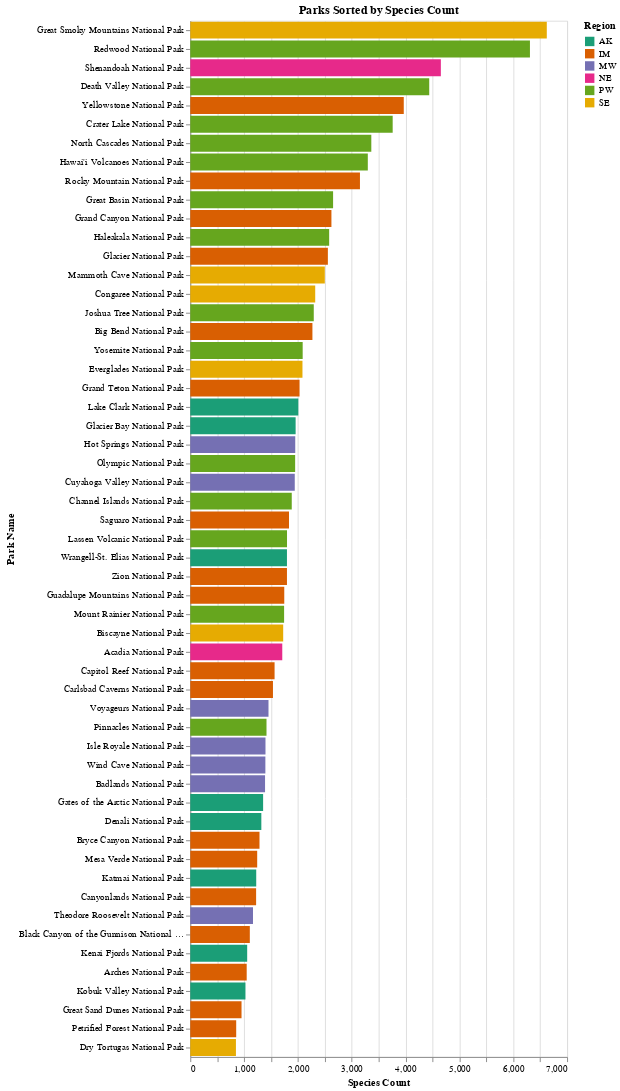

The cell this chart's notebook holds for it:
### Markdown cell above
## Q7 - Create a sorted bar chart of Species Count with a Region Drop down selector

Create a bar chart with horizontal bars that shows the total species count per park with the color channel encoding the Region.

Add a drop down selector so that you can filter the bar chart by just one region. See [this documentation](https://altair-viz.github.io/gallery/multiple_interactions.html) for an example of adding a drop down menu and using it to filter your selections.

In addition to the drop down, include a `selection_multi` that will highlight the selected data by turning unselected data light gray.

### Code cell
# your code here

region_dropdown = alt.binding_select(options = [None, 'AK','IM','MW','NE','PW','SE'], labels = ['All','AK','IM','MW','NE','PW','SE'], name = 'Filter by a Region: ')

region_select = alt.selection_single(fields = ['Region'], bind = region_dropdown)

park_select = alt.selection_multi(fields = ['Park Name'])

bars = alt.Chart(df_species_final[df_species_final['Species Type'] == 'All Types']).mark_bar().encode(
    
    x = alt.X('Species Count:Q'),

    y = alt.Y('Park Name:N', sort = '-x'),

    color = alt.condition(park_select,
                          alt.Color('Region:O', 
                                    scale = alt.Scale(domain = ['AK','IM','MW','NE','PW','SE'],
                                                      range = ['#1b9e77','#d95f02','#7570b3','#e7298a','#66a61e', '#e6ab02', '#a6761d']
                                                      )
                          ),
                          alt.value('lightgray'),   
                          ),

    tooltip = ['Park Name', 'Species Count', 'Species Type']

).add_selection(
    
    park_select

).add_selection(
    
    region_select

).transform_filter(
    
    region_select,

).properties(title = 'Parks Sorted by Species Count')

bars

### Figure 1 — Vega-Lite specification as saved in the notebook (floating-point values rounded to 4 significant figures)
{"config": {"view": {"continuousWidth": 400, "continuousHeight": 300}}, "data": {"name": "data-9e8799fd04c0f3db67c4a0d71cf80918"}, "mark": "bar", "encoding": {"color": {"condition": {"field": "Region", "scale": {"domain": ["AK", "IM", "MW", "NE", "PW", "SE"], "range": ["#1b9e77", "#d95f02", "#7570b3", "#e7298a", "#66a61e", "#e6ab02", "#a6761d"]}, "type": "ordinal", "selection": "selector004"}, "value": "lightgray"}, "tooltip": [{"field": "Park Name", "type": "nominal"}, {"field": "Species Count", "type": "quantitative"}, {"field": "Species Type", "type": "nominal"}], "x": {"field": "Species Count", "type": "quantitative"}, "y": {"field": "Park Name", "sort": "-x", "type": "nominal"}}, "selection": {"selector004": {"type": "multi", "fields": ["Park Name"]}, "selector003": {"type": "single", "fields": ["Region"], "bind": {"input": "select", "options": [null, "AK", "IM", "MW", "NE", "PW", "SE"], "labels": ["All", "AK", "IM", "MW", "NE", "PW", "SE"], "name": "Filter by a Region: "}}}, "title": "Parks Sorted by Species Count", "transform": [{"filter": {"selection": "selector003"}}], "$schema": "https://vega.github.io/schema/vega-lite/v4.17.0.json", "datasets": {"data-9e8799fd04c0f3db67c4a0d71cf80918": [{"UNIT_CODE": "ACAD", "Species Type": "All Types", "Species Count": 1709.0, "Park Name": "Acadia National Park", "Acres": 34770.0, "Region": "NE"}, {"UNIT_CODE": "ARCH", "Species Type": "All Types", "Species Count": 1048.0, "Park Name": "Arches National Park", "Acres": 76460.0, "Region": "IM"}, {"UNIT_CODE": "BADL", "Species Type": "All Types", "Species Count": 1389.0, "Park Name": "Badlands National Park", "Acres": 242700.0, "Region": "MW"}, {"UNIT_CODE": "BIBE", "Species Type": "All Types", "Species Count": 2269.0, "Park Name": "Big Bend National Park", "Acres": 810900.0, "Region": "IM"}, {"UNIT_CODE": "BISC", "Species Type": "All Types", "Species Count": 1726.0, "Park Name": "Biscayne National Park", "Acres": 173800.0, "Region": "SE"}, {"UNIT_CODE": "BLCA", "Species Type": "All Types", "Species Count": 1106.0, "Park Name": "Black Canyon of the Gunnison National Park", "Acres": 31230.0, "Region": "IM"}, {"UNIT_CODE": "BRCA", "Species Type": "All Types", "Species Count": 1286.0, "Park Name": "Bryce Canyon National Park", "Acres": 35990.0, "Region": "IM"}, {"UNIT_CODE": "CANY", "Species Type": "All Types", "Species Count": 1223.0, "Park Name": "Canyonlands National Park", "Acres": 334200.0, "Region": "IM"}, {"UNIT_CODE": "CARE", "Species Type": "All Types", "Species Count": 1566.0, "Park Name": "Capitol Reef National Park", "Acres": 244800.0, "Region": "IM"}, {"UNIT_CODE": "CAVE", "Species Type": "All Types", "Species Count": 1536.0, "Park Name": "Carlsbad Caverns National Park", "Acres": 46800.0, "Region": "IM"}, {"UNIT_CODE": "CHIS", "Species Type": "All Types", "Species Count": 1885.0, "Park Name": "Channel Islands National Park", "Acres": 245700.0, "Region": "PW"}, {"UNIT_CODE": "CONG", "Species Type": "All Types", "Species Count": 2321.0, "Park Name": "Congaree National Park", "Acres": 26410.0, "Region": "SE"}, {"UNIT_CODE": "CRLA", "Species Type": "All Types", "Species Count": 3760.0, "Park Name": "Crater Lake National Park", "Acres": 182600.0, "Region": "PW"}, {"UNIT_CODE": "CUVA", "Species Type": "All Types", "Species Count": 1941.0, "Park Name": "Cuyahoga Valley National Park", "Acres": 32720.0, "Region": "MW"}, {"UNIT_CODE": "DENA", "Species Type": "All Types", "Species Count": 1320.0, "Park Name": "Denali National Park", "Acres": 4689000.0, "Region": "AK"}, {"UNIT_CODE": "DEVA", "Species Type": "All Types", "Species Count": 4439.0, "Park Name": "Death Valley National Park", "Acres": 3435000.0, "Region": "PW"}, {"UNIT_CODE": "DRTO", "Species Type": "All Types", "Species Count": 848.0, "Park Name": "Dry Tortugas National Park", "Acres": 65580.0, "Region": "SE"}, {"UNIT_CODE": "EVER", "Species Type": "All Types", "Species Count": 2084.0, "Park Name": "Everglades National Park", "Acres": 1532000.0, "Region": "SE"}, {"UNIT_CODE": "GAAR", "Species Type": "All Types", "Species Count": 1353.0, "Park Name": "Gates of the Arctic National Park", "Acres": 7527000.0, "Region": "AK"}, {"UNIT_CODE": "GLAC", "Species Type": "All Types", "Species Count": 2556.0, "Park Name": "Glacier National Park", "Acres": 1008000.0, "Region": "IM"}, {"UNIT_CODE": "GLBA", "Species Type": "All Types", "Species Count": 1957.0, "Park Name": "Glacier Bay National Park", "Acres": 3227000.0, "Region": "AK"}, {"UNIT_CODE": "GRBA", "Species Type": "All Types", "Species Count": 2653.0, "Park Name": "Great Basin National Park", "Acres": 77000.0, "Region": "PW"}, {"UNIT_CODE": "GRCA", "Species Type": "All Types", "Species Count": 2622.0, "Park Name": "Grand Canyon National Park", "Acres": 1203000.0, "Region": "IM"}, {"UNIT_CODE": "GRSA", "Species Type": "All Types", "Species Count": 952.0, "Park Name": "Great Sand Dunes National Park", "Acres": 107600.0, "Region": "IM"}, {"UNIT_CODE": "GRSM", "Species Type": "All Types", "Species Count": 6623.0, "Park Name": "Great Smoky Mountains National Park", "Acres": 518000.0, "Region": "SE"}, {"UNIT_CODE": "GRTE", "Species Type": "All Types", "Species Count": 2030.0, "Park Name": "Grand Teton National Park", "Acres": 310000.0, "Region": "IM"}, {"UNIT_CODE": "GUMO", "Species Type": "All Types", "Species Count": 1746.0, "Park Name": "Guadalupe Mountains National Park", "Acres": 87220.0, "Region": "IM"}, {"UNIT_CODE": "HALE", "Species Type": "All Types", "Species Count": 2580.0, "Park Name": "Haleakala National Park", "Acres": 33630.0, "Region": "PW"}, {"UNIT_CODE": "HAVO", "Species Type": "All Types", "Species Count": 3298.0, "Park Name": "Hawai'i Volcanoes National Park", "Acres": 359600.0, "Region": "PW"}, {"UNIT_CODE": "HOSP", "Species Type": "All Types", "Species Count": 1950.0, "Park Name": "Hot Springs National Park", "Acres": 5457.0, "Region": "MW"}, {"UNIT_CODE": "ISRO", "Species Type": "All Types", "Species Count": 1397.0, "Park Name": "Isle Royale National Park", "Acres": 551800.0, "Region": "MW"}, {"UNIT_CODE": "JOTR", "Species Type": "All Types", "Species Count": 2294.0, "Park Name": "Joshua Tree National Park", "Acres": 797500.0, "Region": "PW"}, {"UNIT_CODE": "KATM", "Species Type": "All Types", "Species Count": 1225.0, "Park Name": "Katmai National Park", "Acres": 3688000.0, "Region": "AK"}, {"UNIT_CODE": "KEFJ", "Species Type": "All Types", "Species Count": 1057.0, "Park Name": "Kenai Fjords National Park", "Acres": 667100.0, "Region": "AK"}, {"UNIT_CODE": "KOVA", "Species Type": "All Types", "Species Count": 1025.0, "Park Name": "Kobuk Valley National Park", "Acres": 1752000.0, "Region": "AK"}, {"UNIT_CODE": "LACL", "Species Type": "All Types", "Species Count": 2007.0, "Park Name": "Lake Clark National Park", "Acres": 2629000.0, "Region": "AK"}, {"UNIT_CODE": "LAVO", "Species Type": "All Types", "Species Count": 1797.0, "Park Name": "Lassen Volcanic National Park", "Acres": 107500.0, "Region": "PW"}, {"UNIT_CODE": "MACA", "Species Type": "All Types", "Species Count": 2499.0, "Park Name": "Mammoth Cave National Park", "Acres": 51690.0, "Region": "SE"}, {"UNIT_CODE": "MEVE", "Species Type": "All Types", "Species Count": 1243.0, "Park Name": "Mesa Verde National Park", "Acres": 53690.0, "Region": "IM"}, {"UNIT_CODE": "MORA", "Species Type": "All Types", "Species Count": 1743.0, "Park Name": "Mount Rainier National Park", "Acres": 236400.0, "Region": "PW"}, {"UNIT_CODE": "NOCA", "Species Type": "All Types", "Species Count": 3363.0, "Park Name": "North Cascades National Park", "Acres": 501400.0, "Region": "PW"}, {"UNIT_CODE": "OLYM", "Species Type": "All Types", "Species Count": 1948.0, "Park Name": "Olympic National Park", "Acres": 915100.0, "Region": "PW"}, {"UNIT_CODE": "PEFO", "Species Type": "All Types", "Species Count": 853.0, "Park Name": "Petrified Forest National Park", "Acres": 223000.0, "Region": "IM"}, {"UNIT_CODE": "PINN", "Species Type": "All Types", "Species Count": 1416.0, "Park Name": "Pinnacles National Park", "Acres": 26710.0, "Region": "PW"}, {"UNIT_CODE": "REDW", "Species Type": "All Types", "Species Count": 6310.0, "Park Name": "Redwood National Park", "Acres": 140400.0, "Region": "PW"}, {"UNIT_CODE": "ROMO", "Species Type": "All Types", "Species Count": 3152.0, "Park Name": "Rocky Mountain National Park", "Acres": 267000.0, "Region": "IM"}, {"UNIT_CODE": "SAGU", "Species Type": "All Types", "Species Count": 1834.0, "Park Name": "Saguaro National Park", "Acres": 93590.0, "Region": "IM"}, {"UNIT_CODE": "SHEN", "Species Type": "All Types", "Species Count": 4655.0, "Park Name": "Shenandoah National Park", "Acres": 197900.0, "Region": "NE"}, {"UNIT_CODE": "THRO", "Species Type": "All Types", "Species Count": 1165.0, "Park Name": "Theodore Roosevelt National Park", "Acres": 70460.0, "Region": "MW"}, {"UNIT_CODE": "VOYA", "Species Type": "All Types", "Species Count": 1453.0, "Park Name": "Voyageurs National Park", "Acres": 204700.0, "Region": "MW"}, {"UNIT_CODE": "WICA", "Species Type": "All Types", "Species Count": 1395.0, "Park Name": "Wind Cave National Park", "Acres": 33930.0, "Region": "MW"}, {"UNIT_CODE": "WRST", "Species Type": "All Types", "Species Count": 1796.0, "Park Name": "Wrangell-St. Elias National Park", "Acres": 8322000.0, "Region": "AK"}, {"UNIT_CODE": "YELL", "Species Type": "All Types", "Species Count": 3966.0, "Park Name": "Yellowstone National Park", "Acres": 2199000.0, "Region": "IM"}, {"UNIT_CODE": "YOSE", "Species Type": "All Types", "Species Count": 2088.0, "Park Name": "Yosemite National Park", "Acres": 745900.0, "Region": "PW"}, {"UNIT_CODE": "ZION", "Species Type": "All Types", "Species Count": 1796.0, "Park Name": "Zion National Park", "Acres": 148700.0, "Region": "IM"}]}}
